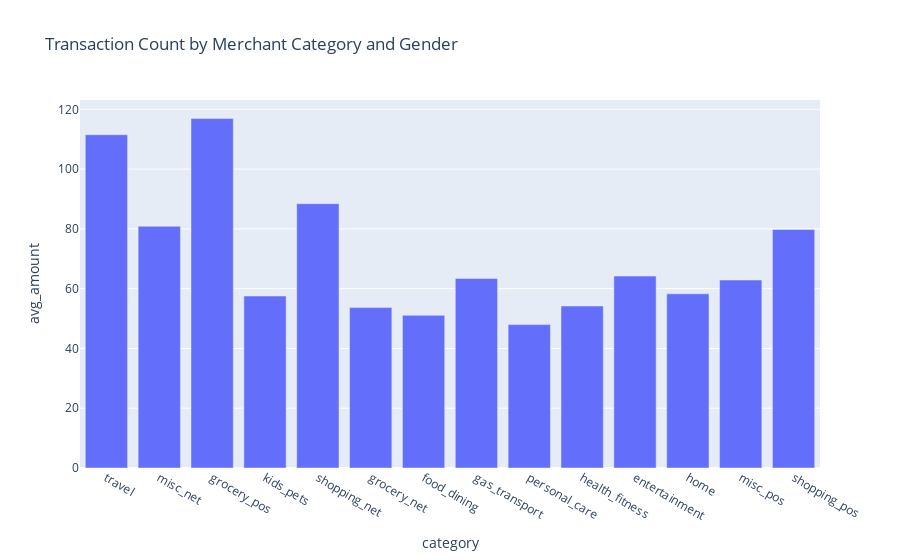

Notebook code cell kept with this figure:
### Markdown cell above
Analysing which categories contain the most high value items and high value purchases

### Code cell
fig = px.bar(
    pd_df,
    x='category',
    y='avg_amount',
    title='Transaction Count by Merchant Category and Gender',
    labels={'merchant_category': 'Merchant Category', 'transaction_count': 'Transaction Count'}
)

fig.show()

### Figure 1 — Plotly figure (JSON) as saved in the notebook; plotly's stock layout.template omitted (floating-point values rounded to 4 significant figures)
{"data": [{"hovertemplate": "category=%{x}<br>avg_amount=%{y}<extra></extra>", "legendgroup": "", "marker": {"color": "#636efa", "pattern": {"shape": ""}}, "name": "", "orientation": "v", "showlegend": false, "textposition": "auto", "type": "bar", "x": ["travel", "misc_net", "grocery_pos", "kids_pets", "shopping_net", "grocery_net", "food_dining", "gas_transport", "personal_care", "health_fitness", "entertainment", "home", "misc_pos", "shopping_pos"], "xaxis": "x", "y": [111.5, 80.87, 117.0, 57.54, 88.42, 53.67, 51.09, 63.43, 47.97, 54.18, 64.21, 58.27, 62.89, 79.78], "yaxis": "y"}], "layout": {"barmode": "relative", "legend": {"tracegroupgap": 0}, "title": {"text": "Transaction Count by Merchant Category and Gender"}, "xaxis": {"anchor": "y", "domain": [0, 1], "title": {"text": "category"}}, "yaxis": {"anchor": "x", "domain": [0, 1], "title": {"text": "avg_amount"}}}}
